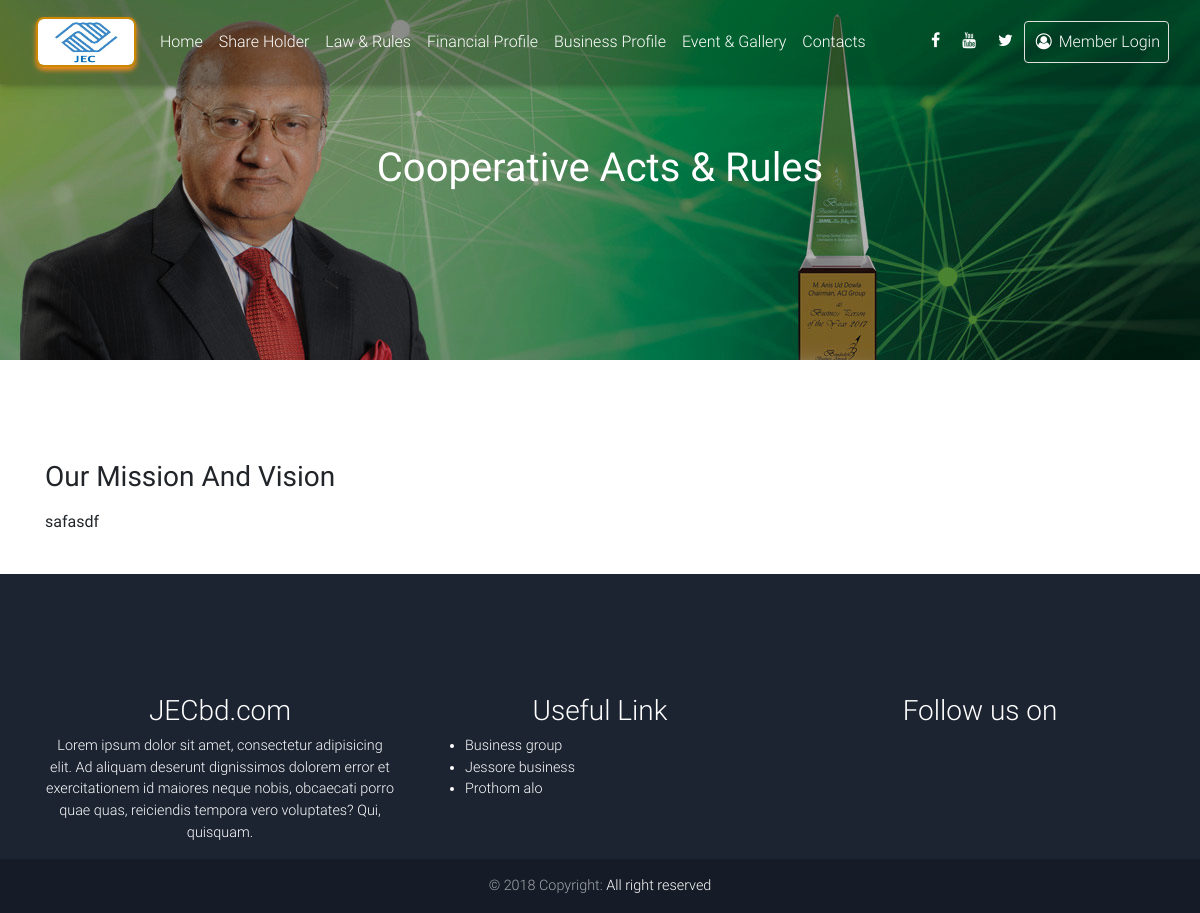
Page /act/cooperative-acts-rules on the committed database.
### jecApp/models.py (models this page shows, shortened)
class RulesCategory(models.Model):
    title=models.CharField(max_length=200)
    subtitle=models.CharField(max_length=200, null=True, blank=True)
    category_details=RichTextUploadingField()
    slug = models.SlugField(max_length=200, unique=True, blank=True)

### jecApp/views.py (the view)
# urls.py: path('act/<slug>', views.lawRules.as_view(), name="act"),
class lawRules(View):
    def get(self, request, slug):
        try:
            cat=get_object_or_404(RulesCategory,slug=slug)
        except:
            return Http404("No content found with this query")
        acts=RulesRegulation.objects.filter(category__slug=slug)
        context={
            "act_cat":cat,
            "acts":acts,
            "cat":r,
            "gallery_cat":gallery_category,
            "f_cat": f_category,
            "b_cat": b_category
        }
        return render(request,'rules_regulation.html', context)

### templates/rules_regulation.html (shortened to what this page needs)
{% extends "base.html" %}
{% block slider %}
  <div id="carousel-example-1z" class="carousel slide carousel-fade"  data-ride="carousel">
    <div class="carousel-inner" role="listbox">
      <div class="carousel-item active">
        <div class="view" style="background-image: url('http://127.0.0.1:8000/media/aci.jpg'); background-repeat: no-repeat; background-size: cover;">
          <div class="mask rgba-black-light d-flex justify-content-center align-items-center">
            <div class="text-center white-text mx-5 wow fadeIn">
              <h1 class="mb-4" style="color: #fff;">
                <strong>{{ act_cat.title.title }}</strong>
              </h1>
            </div>
          </div>
        </div>
      </div>
    </div>
  </div>
{% endblock %}
{% block content %}
<main>
    <div class="page-wrapper">
        <div class="container">
            <h3>{{ act_cat.subtitle.title }}</h3>
            <p class="cat-txt text-justify">{{ act_cat.category_details|safe }}</p>
        </div>
    </div>
</main>
{% endblock %}

### templates/base.html (style rules this page uses)
.page-wrapper { margin-top: 15px; font-family: 'Raleway', sans-serif; }

### templates/rules_regulation.html (style rules this page uses)
.container { margin-top: 100px; }
.carousel { height: 45%; }

### rows in the picture
RulesCategory: title "Cooperative Acts & Rules", subtitle "Our Mission And Vision", category_details "safasdf"
